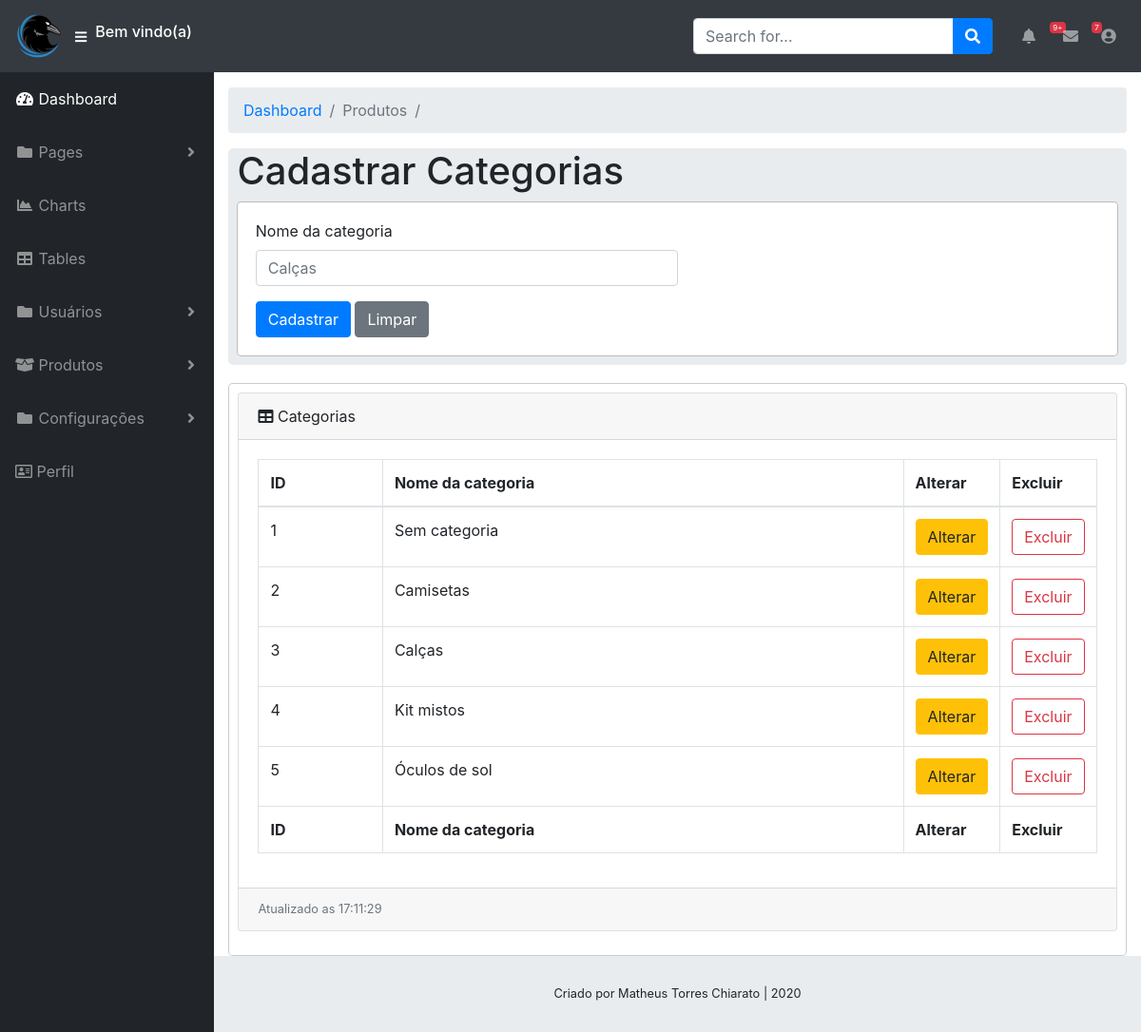
/view/dashboard/produto/categoria.php (signed in), run on the app's committed database.
### tables this page shows
CREATE TABLE IF NOT EXISTS `m4th_c4t3g0r145` (
  `id` int(11) NOT NULL AUTO_INCREMENT,
  `descricao` varchar(50) DEFAULT NULL,
  PRIMARY KEY (`id`),
  UNIQUE KEY `descricao` (`descricao`)
);

### control/CRUDCategoria/categorias.php (called while the page is built, shortened)
<?php
include  $_SERVER['DOCUMENT_ROOT'] . '/site/control/CRUDCategoria/Categoria.php';
$categoria = new Categoria();
if(isset($_POST['cadastro']) && $_POST['cadastro'] != null){
    unsetVars2();
    $categoria->setNomeCategoria($_POST['descCategoria']);
    $conexao = conexao::conect();
    $resultado = $categoria->cadastrarCategoria($conexao);
    conexao::FechaConexao($conexao);
    if($resultado == '0' || $resultado == null || !isset($resultado)){
        echo '0';
    }else{
        echo '1';
    }
}elseif (isset($_POST['listar']) && $_POST['listar'] != null){
    $conexao = conexao::conect();
    $resultado = $categoria->listarTodasCategorias($conexao);
    if($resultado == '0' || $resultado == null || !isset($resultado)){
        echo '0';
    }else{
        return $resultado;
    }
}else{
    echo "Impossivel de realizar qualquer operação";
}

### control/CRUDCategoria/Categoria.php (called while the page is built, shortened)
<?php
class Categoria{
    public function listarTodasCategorias($conexao){
        include $_SERVER['DOCUMENT_ROOT'] . '/site/dao/CRUDCategoria/SELECT_Categoria.php';
        $select = new SELECT_Categoria();
        $select->conexao = $conexao;
        $resultado = $select->selecionarAllCategorias();
        if($resultado == '0' || $resultado == null || !isset($resultado)){
            return '0';
        }else{
            return $resultado;
        }
    }
}

### dao/CRUDCategoria/SELECT_Categoria.php (called while the page is built)
<?php
class SELECT_Categoria{
    public $conexao;
    public function selecionarAllCategorias(){
        $query = "SELECT * FROM m4th_c4t3g0r145 ORDER BY id ASC";
        $resultado = mysqli_query($this->conexao, $query);
        if($resultado != '0' || $resultado != null){
            return $resultado;
        }else{
            return '0';
        }
    }
}

### control/CRUDCategoria/DisplayCRUDCategoria.php (the view, shortened to what this page needs)
<?php
class DisplayCRUDCategoria{
    public function formCadastroCategoria(){
        echo '
                <div class="content-block">
                    <h1 id="titulo">Cadastrar Categorias</h1>
                    <div class="modal-content" style="padding: 1%">
                        <form id="formCategoria" action="" method="post" autocomplete="off">
                            <div style="padding: 1%">
                            <div class="form-group" id="IDCategoria"><label for="idCategoria">ID</label><input type="text" id="idCategoria" name="idCategoria" class="form-control" readonly></div>
                                <div class="form-group">
                                    <label for="descCategoria">Nome da categoria</label>
                                    <input type="text" class="form-control" id="descCategoria" name="descCategoria" autocomplete="off" placeholder="Calças" required style="width: 50%;">
                                </div>
                                <button type="submit" form="formCategoria" id="submitCategoria" name="submitCategoria" class="btn btn-primary">Cadastrar</button>
                                <button type="button" form="formCategoria" id="alterarCategoria" name="alterarCategoria" class="btn btn-warning">Alterar</button>
                                <button type="reset" form="formCategoria" id="resetCategoria" name="resetCategoria" class="btn btn-secondary">Limpar</button>
                            </div>
                        </form>
                    </div>
                </div>
        ';
    }
    public function listarCategorias(){
        include $_SERVER['DOCUMENT_ROOT'] . '/site/control/CRUDCategoria/categorias.php';
        if(isset($resultado) && $resultado != null && $resultado != '0'){
            echo '
                <div class="modal-content" style="padding: 1%">
                    <div class="card mb-3">
                    <div class="card-header">
                        <i class="fas fa-table"></i>
                        Categorias
                    </div>
                    <div class="card-body">
                        <div class="table-responsive">
                            <table class="table table-bordered" id="User_data" width="100%" cellspacing="0">
                                <thead>
                                    <tr>
                                        <th>ID</th>
                                        <th>Nome da categoria</th>
                                        <th style="width: 10%">Alterar</th>
                                        <th style="width: 10%">Excluir</th>
                                    </tr>
                                </thead>
                                <tfoot>
                                    <tr>
                                        <th>ID</th>
                                        <th>Nome da categoria</th>
                                        <th style="width: 10%">Alterar</th>
                                        <th style="width: 10%">Excluir</th>
                                    </tr>
                                </tfoot>
                                <tbody>
                </div>
            ';
            $number = 0;
            foreach ($resultado as $resul) {
                $number ++;
                echo '
                    <tr id="User_row' . $number . '">
                        <td class="id_val">' . $resul['id'] . '</td>
                        <td class="descCategoria">' . urldecode($resul['descricao']) . '</td>
                        <td class="text-center"><button class="btn btn-warning" id="alterar" name="alterar" value="'. $number .'">Alterar</button></td>
                        <td class="text-center"><button class="btn btn-outline-danger" id="excluir" name="excluir" value="'. $number .'">Excluir</button></td>
                    </tr>
                ';
            }
            echo '
                </tbody></table>
                        </div>
                    </div>
                    <div class="card-footer small text-muted">Atualizado as ' . date("H:i:s") . '</div>
                </div>
            ';
        }else{
            echo '<tr><td>Nenhuma Categoria Cadastrada</td></tr>';
        }
    }
}

### view/dashboard/css/mathstyles.css (style rules this page uses)
.content-block { width: 100%; background-color: #e9ecef; padding-left: 1%; padding-right: 1%; padding-bottom: 1%; margin-bottom: 2%; border-radius: 5px; }

### data on the page
m4th_c4t3g0r145: id "1", descricao "Sem categoria"
m4th_c4t3g0r145: id "2", descricao "Camisetas"
m4th_c4t3g0r145: id "3", descricao "Calças"
m4th_c4t3g0r145: id "4", descricao "Kit mistos"
m4th_c4t3g0r145: id "5", descricao "Óculos de sol"
